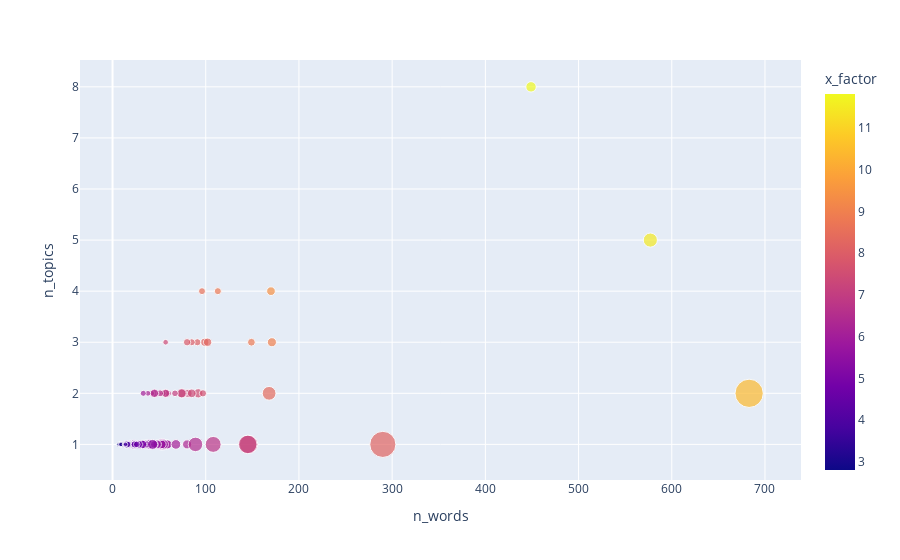

Write notebook code for a chart like this one.
### Code cell
px.scatter(model.PHRASE, 'n_words', 'n_topics', size='topic_weight_mean', color=model.PHRASE.x_factor, hover_name=model.PHRASE.index, width=600)

### Figure 1 — Plotly figure (JSON) as saved in the notebook; plotly's stock layout.template omitted (floating-point values rounded to 4 significant figures; data arrays with more than 128 entries replaced by an {"elided": "..."} marker saying what was removed)
{"data": [{"hovertemplate": "<b>%{hovertext}</b><br><br>n_words=%{x}<br>n_topics=%{y}<br>topic_weight_mean=%{marker.size}<br>x_factor=%{marker.color}<extra></extra>", "hovertext": {"elided": "145 str values"}, "legendgroup": "", "marker": {"color": {"elided": "145 float values"}, "coloraxis": "coloraxis", "size": {"elided": "145 float values"}, "sizemode": "area", "sizeref": 7.606e-05, "symbol": "circle"}, "mode": "markers", "name": "", "orientation": "v", "showlegend": false, "type": "scatter", "x": {"elided": "145 int values"}, "xaxis": "x", "y": {"elided": "145 int values"}, "yaxis": "y"}], "layout": {"autosize": true, "coloraxis": {"colorbar": {"title": {"text": "x_factor"}}, "colorscale": [[0, "#0d0887"], [0.1111, "#46039f"], [0.2222, "#7201a8"], [0.3333, "#9c179e"], [0.4444, "#bd3786"], [0.5556, "#d8576b"], [0.6667, "#ed7953"], [0.7778, "#fb9f3a"], [0.8889, "#fdca26"], [1, "#f0f921"]]}, "legend": {"itemsizing": "constant", "tracegroupgap": 0}, "margin": {"t": 60}, "xaxis": {"anchor": "y", "autorange": true, "domain": [0, 1], "range": [-33.13, 731.3], "title": {"text": "n_words"}, "type": "linear"}, "yaxis": {"anchor": "x", "autorange": true, "domain": [0, 1], "range": [-0.009391, 8.664], "title": {"text": "n_topics"}, "type": "linear"}}}
